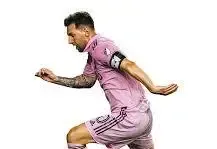
#> input picture descarga.webp, 217 x 149 px
$ python examen3.py
#> lines starting #> are read from the running program, lines starting #| are printed output that depends on the picture
from PIL import Image
url = input("ingrese la url de la imagen:")
#> the answer given: descarga.webp
abrir = Image.open(url)
#> abrir is the input picture: PIL image 217x149 RGB; mean R, G, B 233.1, 224.4, 224.1
rotacion = int(input("ingrese el angulo de rotacion:"))
#> the answer given: 3
imagenrotada = abrir.rotate(rotacion,expand=True).show()
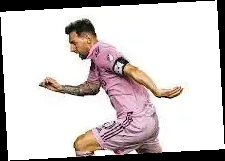
#> shown: PIL image 225x161 RGB; mean R, G, B 208.1, 200.3, 200

abrir.save("img/copia/imagencopiamessi.webp")
